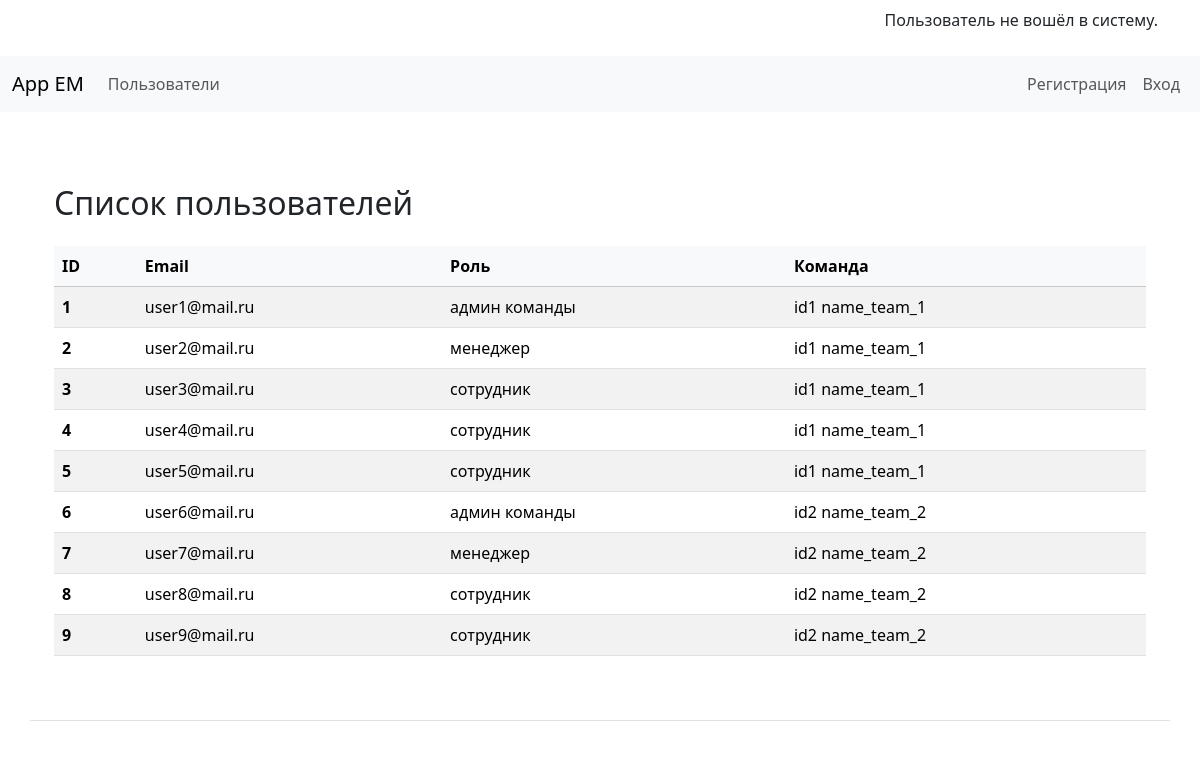
/users, run on an earlier commit of the app's database.
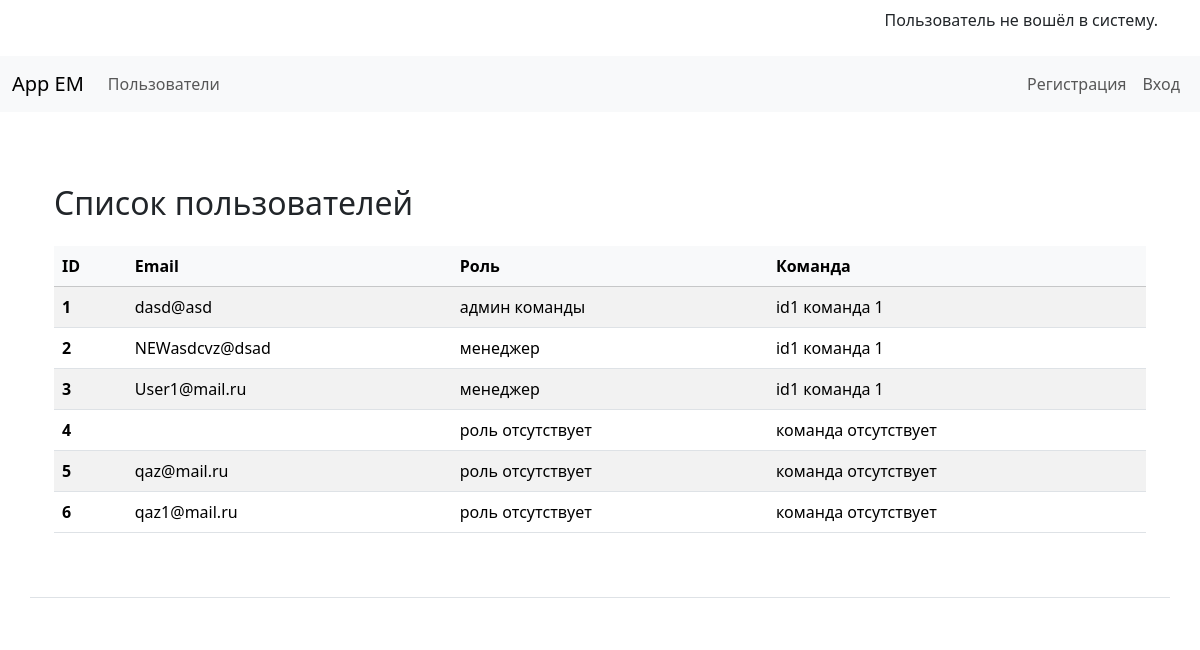
And on a later commit of the database.
### app/users/models.py (models this page shows)
class UserModel(Base):
    __tablename__ = "users"
    id = Column(Integer, primary_key=True, index=True)
    email = Column(String, unique=True)
    role = Column(String, nullable=True)
    team_id = Column(Integer, ForeignKey("teams.id"), nullable=True)
    team = relationship("TeamModel")
    hash_password = Column(String)
    meetings = relationship(
        "MeetingModel", secondary=meeting_participants, back_populates="participants"
    )
    tasks = relationship("TaskModel")

### app/teams/models.py (models this page shows)
class TeamModel(Base):
    __tablename__ = "teams"
    id = Column(Integer, primary_key=True, index=True)
    name = Column(String, unique=True)

### app/users/router.py (the view)
@router.get("/users", response_model=List[User])
async def get_users(
    request: Request,
    current_user: UserModel = Depends(get_current_user),
    db: Session = Depends(get_db),
):
    users_data = db.query(UserModel).options(selectinload(UserModel.team)).all()
    return templates.TemplateResponse(
        request=request,
        name="users/users.html",
        context={"users_data": users_data, "current_user": current_user},
    )

### app/templates/users/users.html (shortened to what this page needs)
{% extends 'base.html' %}
{% block content %}
<div class="container mt-5">
    <h2 class="mb-4">Список пользователей</h2>
    <div class="table-responsive">
        <table class="table table-striped table-hover align-middle">
            <thead class="table-light">
                <tr>
                    <th scope="col">ID</th>
                    <th scope="col">Email</th>
                    <th scope="col">Роль</th>
                    <th scope="col">Команда</th>
                </tr>
            </thead>
            <tbody>
                {% for user in users_data %}
                <tr>
                    <th scope="row">{{ user.id }}</th>
                    <td>{{ user.email }}</td>
                    <td>{{ user.role if user.role else 'роль отсутствует' }}</td>
                    <td>
                        {% if user.team_id %}
                        id{{ user.team_id }} {{ user.team.name }}
                        {% else %}
                        команда отсутствует
                        {% endif %}
                    </td>
                </tr>
                {% endfor %}
            </tbody>
        </table>
    </div>
</div>
{% endblock %}

### app/templates/base.html (shortened to what this page needs)
<!DOCTYPE html>
<html lang="en">
  <head>
    <link href="https://cdn.jsdelivr.net/npm/bootstrap@5.3.3/dist/css/bootstrap.min.css" rel="stylesheet">
  </head>
  <body class="d-flex flex-column min-vh-100">
{% if current_user.email %}
    <div class="container">
        <div class="d-flex justify-content-end py-2">
            <span class="me-2">Пользователь: {{ current_user.email }}</span>
            <span class="badge bg-primary">{{ current_user.role }}</span>
        </div>
    </div>
{% else %}
    <div class="container">
        <div class="d-flex justify-content-end py-2">
            <p>Пользователь не вошёл в систему.</p>
        </div>
    </div>
{% endif %}
<nav class="navbar navbar-expand-lg navbar-light bg-light">
  <div class="container-fluid">
    <a class="navbar-brand" href="/">App EM</a>
    <div class="collapse navbar-collapse" id="navbarNav">
      <ul class="navbar-nav me-auto mb-2 mb-lg-0">
        <li class="nav-item">
          <a class="nav-link" href="/users/">Пользователи</a>
        </li>
      </ul>
      <ul class="navbar-nav">
        {% if not current_user %}
        <li class="nav-item">
          <a class="nav-link" href="/register-form/">Регистрация</a>
        </li>
        <li class="nav-item">
          <a class="nav-link"; href="/login-form/">Вход</a>
        </li>
        {% else %}
        <li class="nav-item">
          <form action="/logout/" method="post" class="d-flex">
            <button type="submit" class="btn btn-link nav-link">Выход</button>
          </form>
        </li>
        {% endif %}
      </ul>
    </div>
  </div>
</nav>
<div class="container mt-4">
{% block content%}{% endblock %}
</div>
    <footer>
      <div class="container my-5 pt-4 border-top">
      </div>
    </footer>
  </body>
</html>

What changed in the data, as far as the page shows it:
removed UserModel: id "7", email "user7@mail.ru", role "менеджер", team_id "2", team.name "name_team_2"
removed UserModel: id "8", email "user8@mail.ru", role "сотрудник", team_id "2", team.name "name_team_2"
removed UserModel: id "9", email "user9@mail.ru", role "сотрудник", team_id "2", team.name "name_team_2"
changed UserModel "админ команды": email "user1@mail.ru" → "dasd@asd"; team.name "name_team_1" → "команда 1"
changed UserModel id 2: email "user2@mail.ru" → "NEWasdcvz@dsad"; team.name "name_team_1" → "команда 1"
changed UserModel id 3: email "user3@mail.ru" → "User1@mail.ru"; role "сотрудник" → "менеджер"; team.name "name_team_1" → "команда 1"
changed UserModel id 4: role "сотрудник" → "роль отсутствует"; email "user4@mail.ru" → (not shown); team_id "1" → (not shown); team.name "name_team_1" → (not shown); team_id "id" → "команда отсутствует"
changed UserModel id 5: email "user5@mail.ru" → "qaz@mail.ru"; role "сотрудник" → "роль отсутствует"; team_id "1" → (not shown); team.name "name_team_1" → (not shown); team_id "id" → "команда отсутствует"
changed UserModel id 6: email "user6@mail.ru" → "qaz1@mail.ru"; role "админ команды" → "роль отсутствует"; team_id "2" → (not shown); team.name "name_team_2" → (not shown); team_id "id" → "команда отсутствует"
